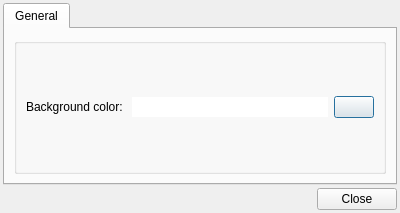
<?xml version="1.0" encoding="UTF-8"?>
<ui version="4.0">
 <class>config_dialog</class>
 <widget class="QDialog" name="config_dialog">
  <property name="windowModality">
   <enum>Qt::ApplicationModal</enum>
  </property>
  <property name="geometry">
   <rect>
    <x>0</x>
    <y>0</y>
    <width>400</width>
    <height>213</height>
   </rect>
  </property>
  <property name="windowTitle">
   <string>Pynocchio Preferences</string>
  </property>
  <property name="windowIcon">
   <iconset resource="../data/main_window_view.qrc">
    <normaloff>:/icons/pynocchio_icon.png</normaloff>:/icons/pynocchio_icon.png</iconset>
  </property>
  <layout class="QVBoxLayout" name="verticalLayout_3">
   <property name="spacing">
    <number>3</number>
   </property>
   <property name="margin">
    <number>3</number>
   </property>
   <item>
    <widget class="QTabWidget" name="tabWidget">
     <property name="currentIndex">
      <number>0</number>
     </property>
     <widget class="QWidget" name="tab">
      <attribute name="title">
       <string>General</string>
      </attribute>
      <layout class="QVBoxLayout" name="verticalLayout_4">
       <item>
        <widget class="QGroupBox" name="groupBox">
         <property name="title">
          <string/>
         </property>
         <layout class="QVBoxLayout" name="verticalLayout">
          <item>
           <layout class="QHBoxLayout" name="horizontalLayout">
            <item>
             <widget class="QLabel" name="label">
              <property name="text">
               <string>&lt;html&gt;&lt;head/&gt;&lt;body&gt;&lt;p&gt;Background color: &lt;/p&gt;&lt;/body&gt;&lt;/html&gt;</string>
              </property>
             </widget>
            </item>
            <item>
             <widget class="ColorLine" name="line_edit_color">
              <property name="enabled">
               <bool>true</bool>
              </property>
              <property name="sizePolicy">
               <sizepolicy hsizetype="Expanding" vsizetype="Fixed">
                <horstretch>0</horstretch>
                <verstretch>0</verstretch>
               </sizepolicy>
              </property>
              <property name="autoFillBackground">
               <bool>true</bool>
              </property>
              <property name="frame">
               <bool>false</bool>
              </property>
              <property name="readOnly">
               <bool>true</bool>
              </property>
             </widget>
            </item>
            <item>
             <widget class="QPushButton" name="background_color_button">
              <property name="icon">
               <iconset resource="../data/main_window_view.qrc">
                <normaloff>:/icons/elementary3-icon-theme/categories/48/applications-painting.svg</normaloff>:/icons/elementary3-icon-theme/categories/48/applications-painting.svg</iconset>
              </property>
             </widget>
            </item>
           </layout>
          </item>
         </layout>
        </widget>
       </item>
      </layout>
     </widget>
    </widget>
   </item>
   <item>
    <layout class="QHBoxLayout" name="horizontalLayout_2">
     <item>
      <spacer name="horizontalSpacer_2">
       <property name="orientation">
        <enum>Qt::Horizontal</enum>
       </property>
       <property name="sizeHint" stdset="0">
        <size>
         <width>40</width>
         <height>20</height>
        </size>
       </property>
      </spacer>
     </item>
     <item>
      <widget class="QPushButton" name="close_button">
       <property name="text">
        <string>Close</string>
       </property>
       <property name="icon">
        <iconset resource="../data/main_window_view.qrc">
         <normaloff>:/icons/elementary3-icon-theme/actions/48/dialog-cancel.svg</normaloff>:/icons/elementary3-icon-theme/actions/48/dialog-cancel.svg</iconset>
       </property>
      </widget>
     </item>
    </layout>
   </item>
  </layout>
 </widget>
 <customwidgets>
  <customwidget>
   <class>ColorLine</class>
   <extends>QLineEdit</extends>
   <header location="global">lib/color_line.h</header>
  </customwidget>
 </customwidgets>
 <resources>
  <include location="../data/main_window_view.qrc"/>
 </resources>
 <connections>
  <connection>
   <sender>close_button</sender>
   <signal>clicked()</signal>
   <receiver>config_dialog</receiver>
   <slot>close()</slot>
   <hints>
    <hint type="sourcelabel">
     <x>347</x>
     <y>276</y>
    </hint>
    <hint type="destinationlabel">
     <x>199</x>
     <y>149</y>
    </hint>
   </hints>
  </connection>
 </connections>
</ui>
